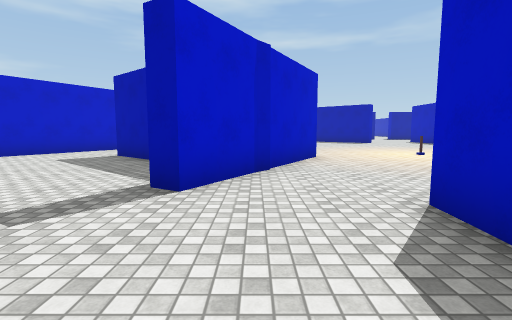
View 1 (above)

19 first-person views from a walk through a Unity game level. The camera is 1.4 m above the floor, tilts 6° down and sees 85° across. The floor is counted in squares, 2 m on a side. Each view is taken from the middle of a square. On the plan, view 1 faces up. The plan holds only what a view shows up to about 9 squares ahead; the rest is blank. The place goes on beyond the plan. The player character is not drawn. Surface patterns are stand-ins for the level's own textures.

View 2
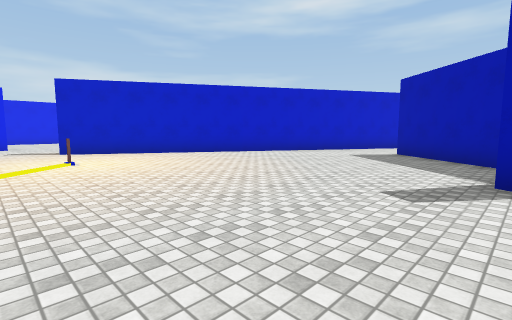

View 3
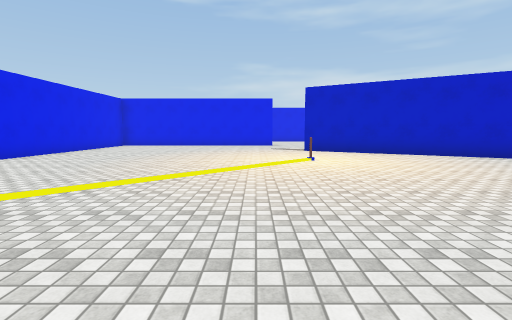

View 4
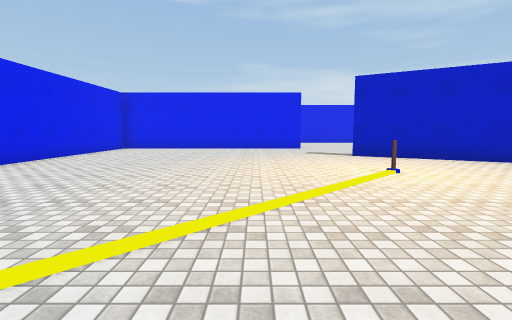

View 5
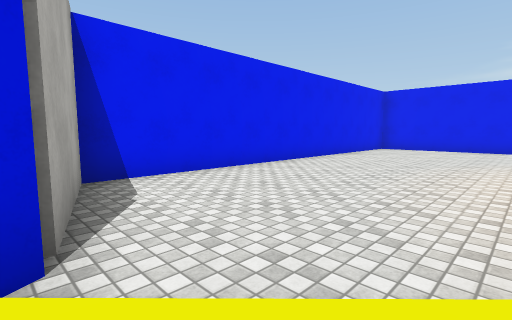

View 6
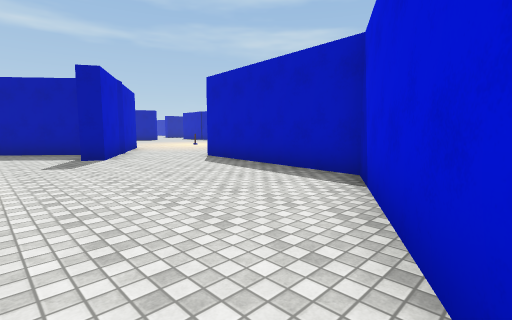

View 7
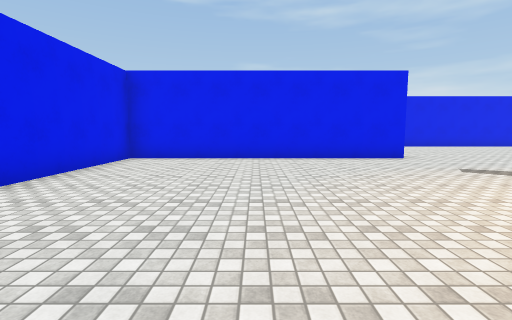

View 8
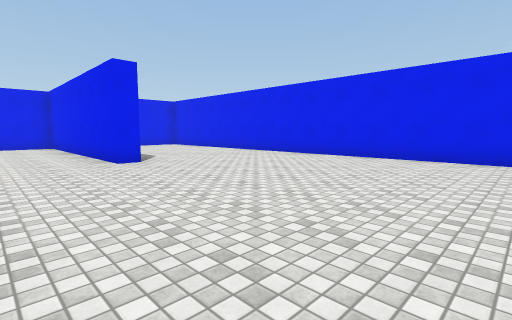

View 9
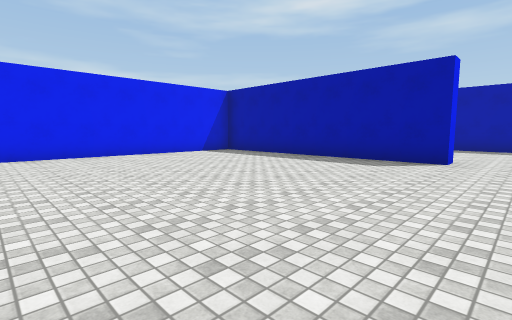

View 10
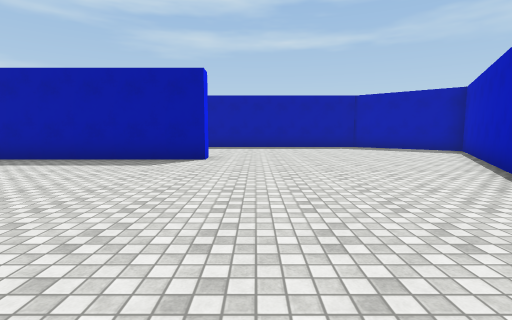

View 11
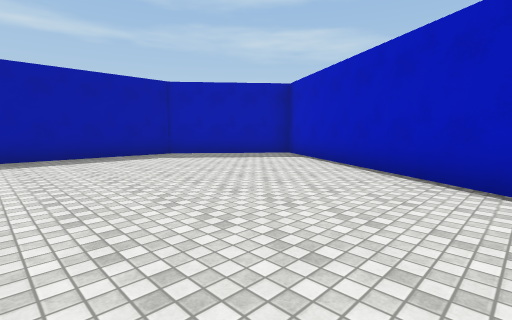

View 12
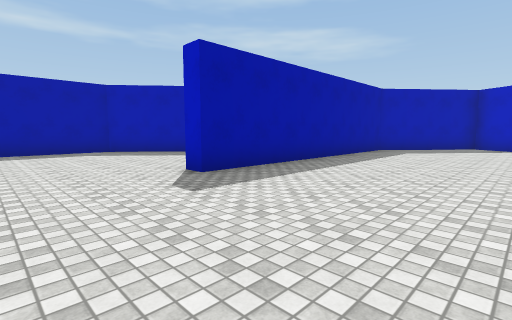

View 13
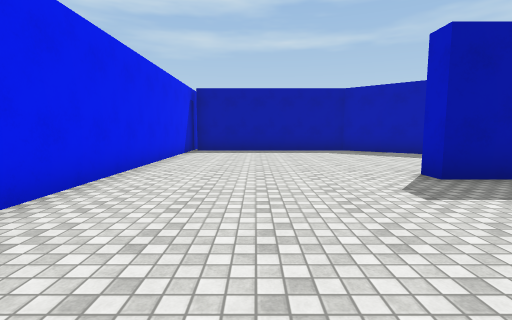

View 14
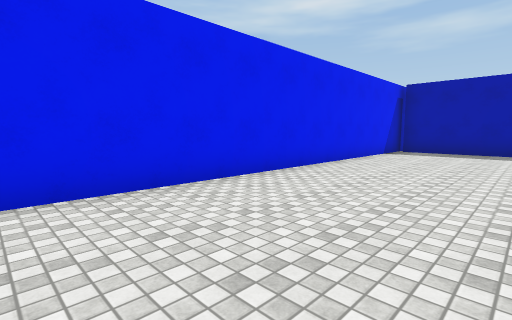

View 15
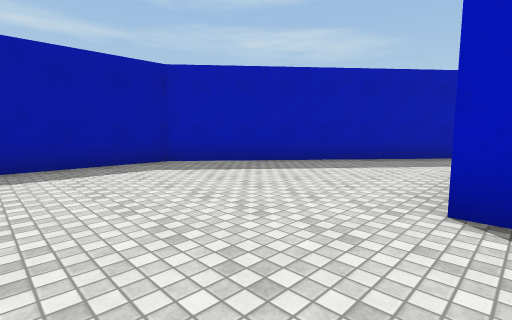

View 16
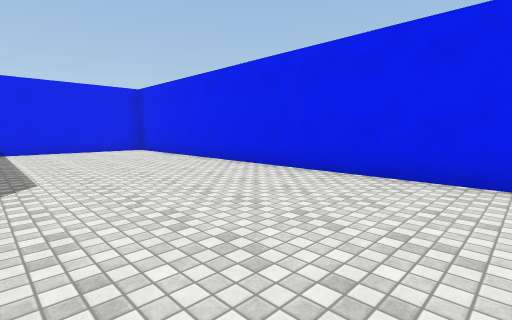

View 17
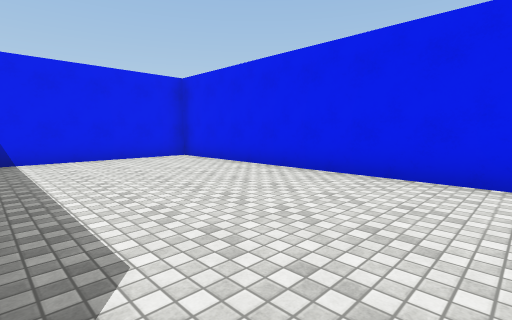

View 18
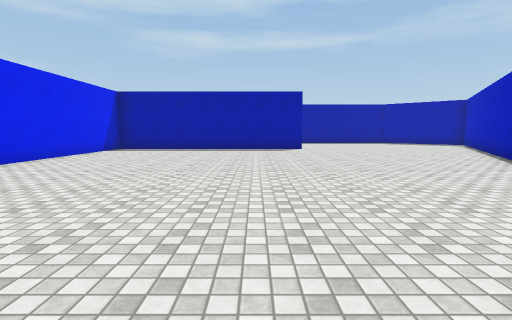

View 19
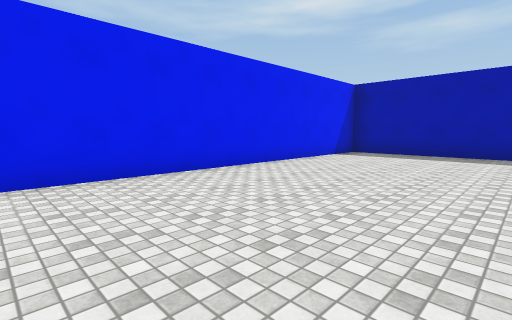

### Floor plan
Ten units are one square. View 1 is at (0, 0); x grows to the right and y downward. Boxes are objects, and circles mark ways between rooms. Rooms are numbered by the first view taken in them; rooms with no view inside come last. Other rooms are left out.
<svg viewBox="-198 -225 220 302">
<path fill="none" stroke="#000" d="M-80 -55 -108 -6M-8 -52 -40 -79M-141 2 -141 72 -39 72 -32 46 12 21 17 -26M3 -50 0 -47 -9 -32 -13 -34M-59 -91 -69 -74M-122 -114 -122 -108 -193 -108 -193 72 -152 72M-79 -66 -39 -136 -67 -160 -143 -160 -143 -165M-146 2 -141 2M-85 -175 -139 -220 -189 -220M-193 -216 -193 -121"/>
<rect x="-85" y="-5" width="10" height="10" fill="#bbb"><title>other object</title></rect>
<circle cx="-125" cy="-5" r="3" fill="#2a7"/>
<text x="-60" y="10">1</text>
<text x="-140" y="-80">2</text>
</svg>
Room 1 opens to room 2.

Where each view was taken, in squares from view 1:
view 1: 0 up, 0 right, facing up
view 2: 1 down, 1 left, facing up-left
view 3: 1 down, 1 left, facing left
view 4: 2 down, 3 left, facing left
view 5: 3 down, 3 left, facing down-left
view 6: 4 down, 3 left, facing up-right
view 7: 4 down, 7 left, facing left
view 8: 6 up, 12 left, facing down-left
view 9: 4 up, 11 left, facing up-left
view 10: 4 up, 11 left, facing up
view 11: 8 up, 11 left, facing up-right
view 12: 12 up, 17 left, facing up-right
view 13: 12 up, 17 left, facing up
view 14: 12 up, 16 left, facing up-left
view 15: 16 up, 17 left, facing up-right
view 16: 3 up, 15 left, facing down-left
view 17: 0 up, 15 left, facing down-left
view 18: 0 up, 14 left, facing up
view 19: 2 up, 15 left, facing up-left
